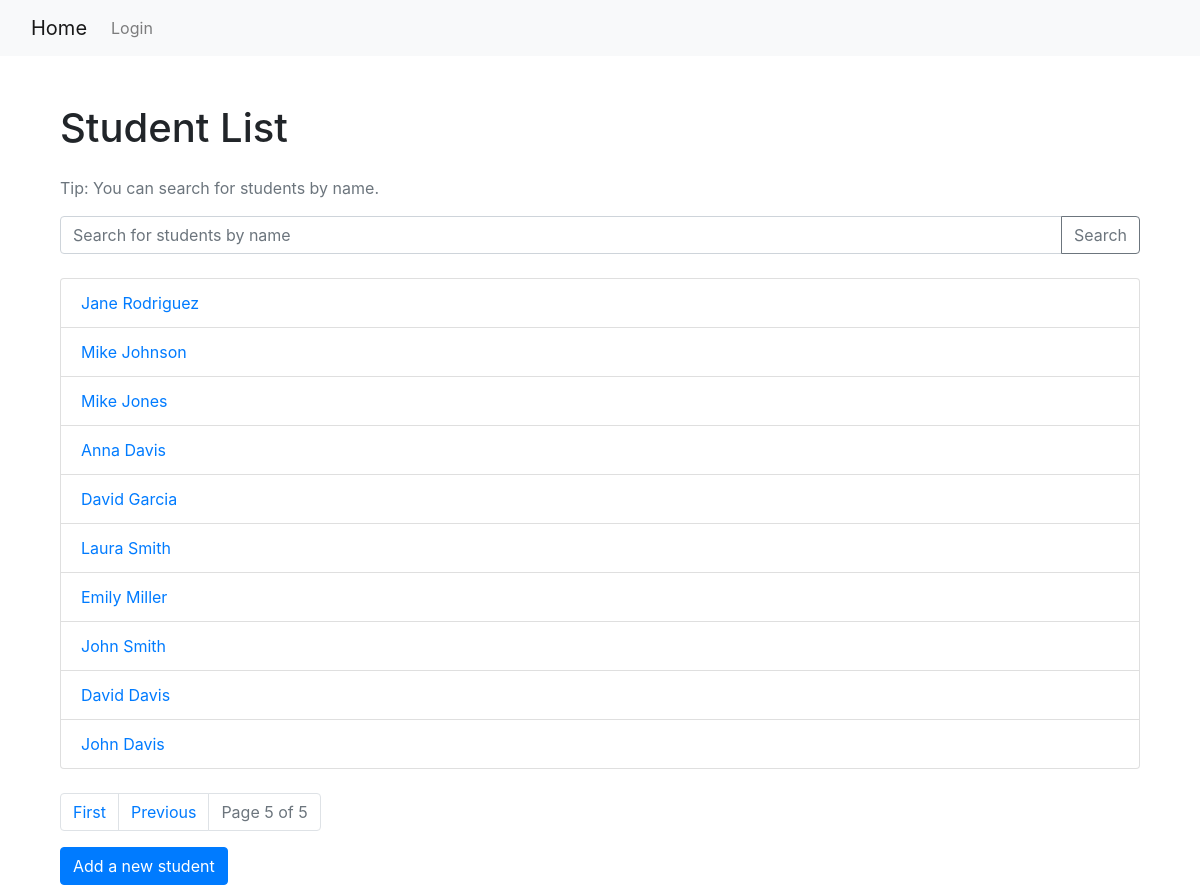
The app's page /?page=5 with its own data.
### students/models.py (models this page shows, shortened)
class Student(models.Model):
    first_name = models.CharField(max_length=30)
    last_name = models.CharField(max_length=30)
    email = models.EmailField()
    date_of_birth = models.DateField()
    enrollment_date = models.DateField()
    grade = models.IntegerField()

### students/views.py (the view)
# urls.py: path('', views.student_list, name='student_list'),  # List all students
def student_list(request):
    query = request.GET.get('q')  # Get the search query from the URL (if any)
    if query:
        students = Student.objects.filter(
            first_name__icontains=query
        ) | Student.objects.filter(
            last_name__icontains=query
        )
    else:
        students = Student.objects.all()  # Get all students if no search query
    paginator = Paginator(students, 10)  # 10 students per page
    page_number = request.GET.get('page')  # Get the current page number
    page_obj = paginator.get_page(page_number)  # Get the appropriate page of students
    return render(request, 'students/student_list.html', {'page_obj': page_obj, 'students': page_obj})

### students/templates/students/student_list.html (shortened to what this page needs)
{% extends 'base.html' %}
{% block content %}
    <div class="container mt-5">
        <h1 class="mb-4">Student List</h1>
        <p class="text-muted">Tip: You can search for students by name.</p>
        <form method="GET" action="{% url 'student_list' %}" class="mb-4">
            <div class="input-group">
                <input type="text" name="q" class="form-control" placeholder="Search for students by name" value="{{ request.GET.q }}">
                <div class="input-group-append">
                    <button class="btn btn-outline-secondary" type="submit">Search</button>
                </div>
            </div>
        </form>
        <ul class="list-group mb-4">
            {% if students %}
                {% for student in students %}
                    <li class="list-group-item">
                        <a href="{% url 'student_detail' student.pk %}">{{ student.first_name }} {{ student.last_name }}</a>
                    </li>
                {% endfor %}
            {% else %}
                <li class="list-group-item">No students found matching.</li>
            {% endif %}
        </ul>
        <nav aria-label="Page navigation">
            <ul class="pagination">
                {% if page_obj.has_previous %}
                    <li class="page-item">
                        <a class="page-link" href="?page=1{% if request.GET.q %}&q={{ request.GET.q }}{% endif %}">First</a>
                    </li>
                    <li class="page-item">
                        <a class="page-link" href="?page={{ page_obj.previous_page_number }}{% if request.GET.q %}&q={{ request.GET.q }}{% endif %}">Previous</a>
                    </li>
                {% endif %}
                <li class="page-item disabled">
                    <a class="page-link">Page {{ page_obj.number }} of {{ page_obj.paginator.num_pages }}</a>
                </li>
            </ul>
        </nav>
        <a href="{% url 'student_create' %}" class="btn btn-primary">Add a new student</a>
    </div>
{% endblock %}

### records on screen
Student: first_name "Jane", last_name "Rodriguez"
Student: first_name "Mike", last_name "Johnson"
Student: first_name "Mike", last_name "Jones"
Student: first_name "Anna", last_name "Davis"
Student: first_name "David", last_name "Garcia"
Student: first_name "Laura", last_name "Smith"
Student: first_name "Emily", last_name "Miller"
Student: first_name "John", last_name "Smith"
Student: first_name "David", last_name "Davis"
Student: first_name "John", last_name "Davis"

### other values on screen
{{ page_obj.number }} "5"
{{ page_obj.paginator.num_pages }} "5"
